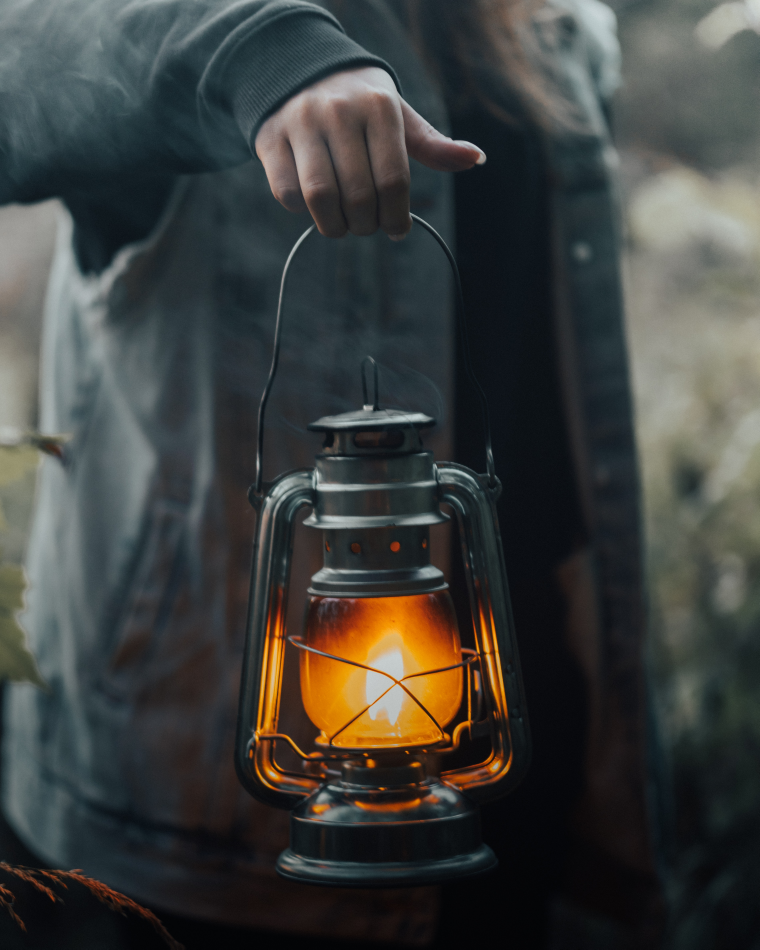
//> input picture OpenCV_Project/Images/img1.jpg, 3797 x 4746 px (shown at 1/5 size)
$ ./Chapter3   (built with g++ and OpenCV 4)
//> lines starting //> are read from the running program, lines starting //| are printed output that depends on the picture; after the words box and inside, x2 and y2 are one past the last pixel; in counts of white or black regions, pixels touching at a corner belong together
#include <iostream>
#include <opencv2/highgui.hpp>
#include <opencv2/imgcodecs.hpp>
#include <opencv2/imgproc.hpp>
#include <string>


using namespace std;
using namespace cv;

//Just trying what diff functions do
Mat blurEdgeHighlight(Mat img, int Strength) {
	Mat final_img;
	Mat kernel = getStructuringElement(MORPH_RECT, Size(7, 7));
	GaussianBlur(img, final_img, Size(1, 1), 3, 0);
	dilate(final_img, final_img, kernel);
	return final_img;
}


int main() {
	string path = "Images//img1.jpg";
	Mat img, img_resized, img_blur, img_canny, img_dilated, kernel, img_crop;
	img = imread(path);
//> img is the input picture: 4746 rows x 3797 cols, CV_8UC3; mean B, G, R 61.6, 64.1, 62
	//Test basic functions
	resize(img, img_resized, Size(500, 500));
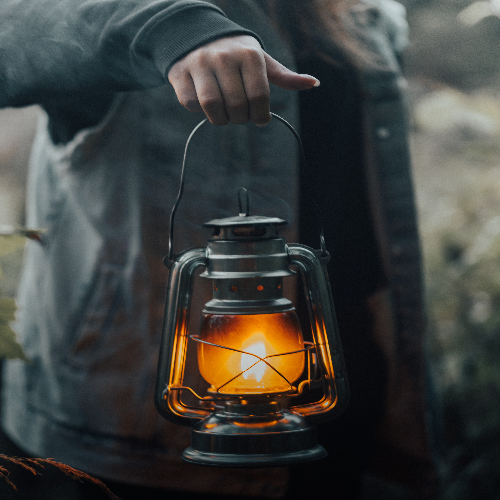
//> img_resized: 500 rows x 500 cols, CV_8UC3; mean B, G, R 61.4, 64, 61.9
	GaussianBlur(img_resized, img_blur, Size(7, 7), 5, 0);
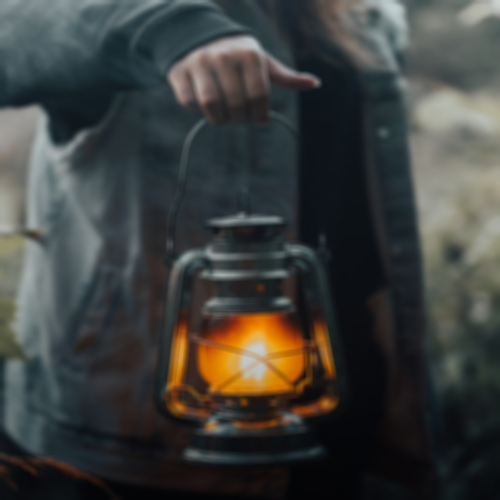
//> img_blur: 500 rows x 500 cols, CV_8UC3; mean B, G, R 61.4, 64, 61.9
	Canny(img_blur, img_canny, 25, 80);
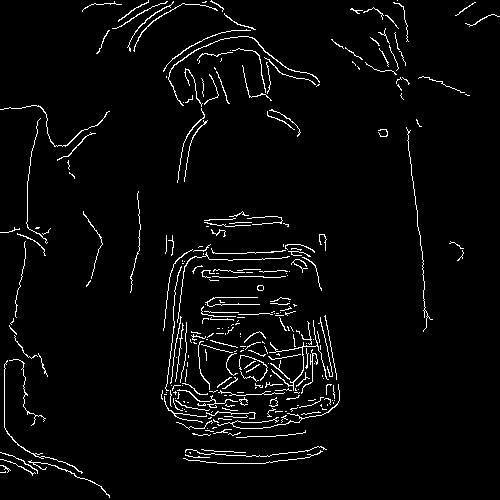
//> img_canny: 500 rows x 500 cols, CV_8UC1; 3.5% white in thin lines or dots
	dilate(img_canny, img_dilated, kernel);
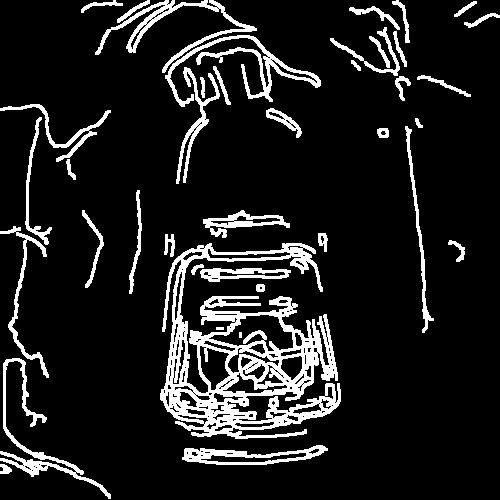
//> img_dilated: 500 rows x 500 cols, CV_8UC1; 11.8% white; 40 white regions (1 under 20 px), largest, box (x1, y1, x2, y2) and area: (160, 243, 341, 439) 13229, (165, 35, 321, 107) 1899, (0, 358, 111, 499) 1747
	//Test image crop functions
	Rect crop_dimension(200, 200, 300, 250);
	img_crop = img_resized(crop_dimension);
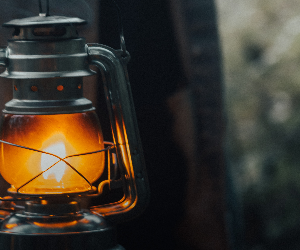
//> img_crop: 250 rows x 300 cols, CV_8UC3; mean B, G, R 44.2, 54.3, 60.8
	//Test blurEdge
	imshow("Image from function", blurEdgeHighlight(img_resized, 5));
//> in blurEdgeHighlight, `dilate(final_img, final_img, kernel);`:
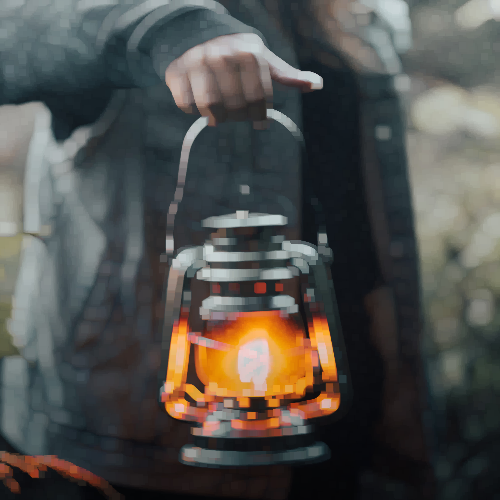
//> final_img: 500 rows x 500 cols, CV_8UC3; mean B, G, R 77.3, 80.9, 81.2
	//Test crop
	imshow("Cropped image", img_crop);
	//Test Canny
	imshow("Canny", img_canny);
	//Test dilation
	imshow("Dilated image", img_dilated);

	waitKey(0);
	return 0;
}

$ run again, with OpenCV_Project/Images/img2.jpg copied over OpenCV_Project/Images/img1.jpg
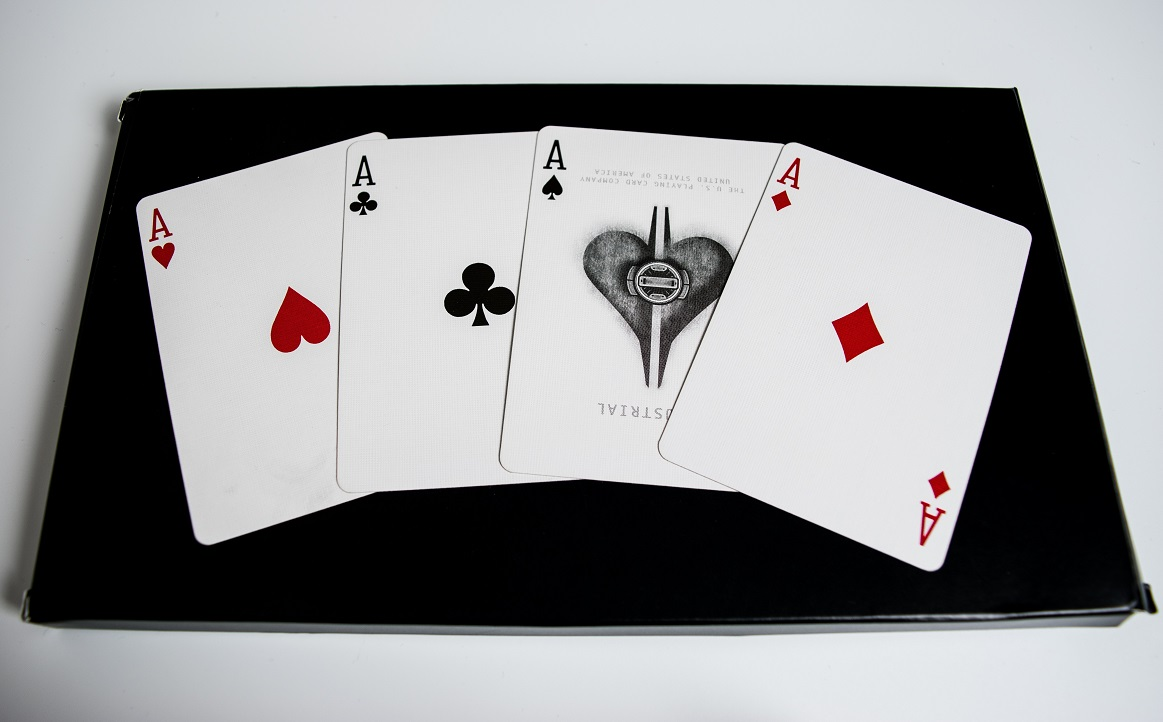
//> input picture OpenCV_Project/Images/img2.jpg, 1163 x 722 px
//> img is the input picture: 722 rows x 1163 cols, CV_8UC3; mean B, G, R 148.2, 146.8, 146.6
//> `Canny(img_blur, img_canny, 25, 80);`:
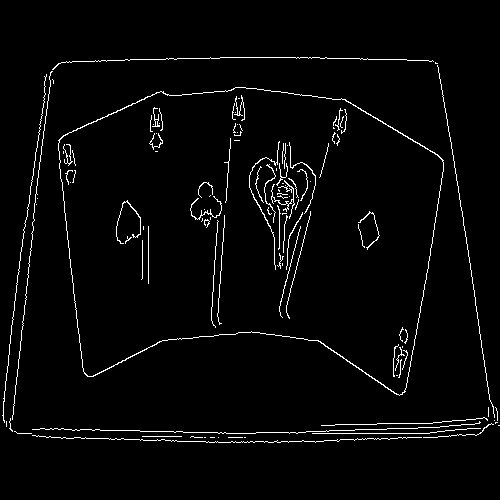
//> img_canny: 500 rows x 500 cols, CV_8UC1; 2.8% white in thin lines or dots, all inside (x1, y1, x2, y2) = (2, 57, 500, 443)
//> img_dilated: 500 rows x 500 cols, CV_8UC1; 9.1% white; 23 white regions (1 under 20 px), largest, box (x1, y1, x2, y2) and area: (1, 56, 500, 444) 9287, (57, 86, 445, 397) 4357, (248, 140, 317, 320) 3907
//> in blurEdgeHighlight, `dilate(final_img, final_img, kernel);`:
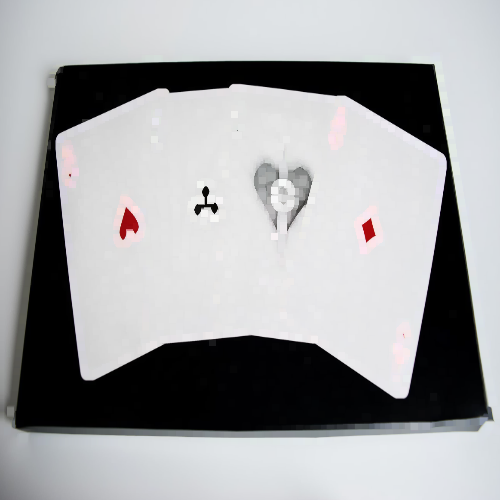
//> final_img: 500 rows x 500 cols, CV_8UC3; mean B, G, R 162.6, 160.9, 160.2

$ run again, with OpenCV_Project/Images/img4.jpg copied over OpenCV_Project/Images/img1.jpg
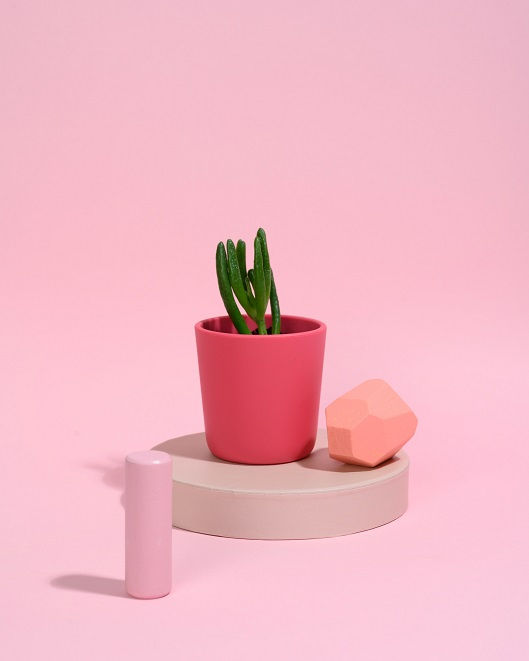
//> input picture OpenCV_Project/Images/img4.jpg, 529 x 661 px
//> img is the input picture: 661 rows x 529 cols, CV_8UC3; mean B, G, R 195.5, 182.3, 241.5
//> `Canny(img_blur, img_canny, 25, 80);`:
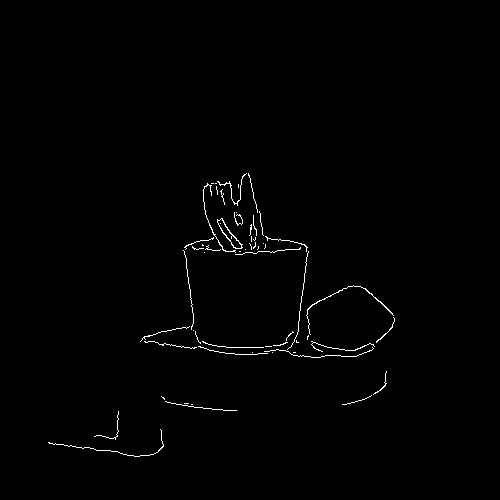
//> img_canny: 500 rows x 500 cols, CV_8UC1; 0.78% white in thin lines or dots, all inside (x1, y1, x2, y2) = (48, 173, 395, 457)
//> img_dilated: 500 rows x 500 cols, CV_8UC1; 2.7% white; 6 white regions, box (x1, y1, x2, y2) and area: (139, 172, 396, 359) 5332, (47, 428, 165, 458) 476, (160, 395, 238, 412) 287, (341, 370, 388, 406) 232, (93, 410, 120, 441) 182, (233, 211, 244, 227) 121
//> in blurEdgeHighlight, `dilate(final_img, final_img, kernel);`:
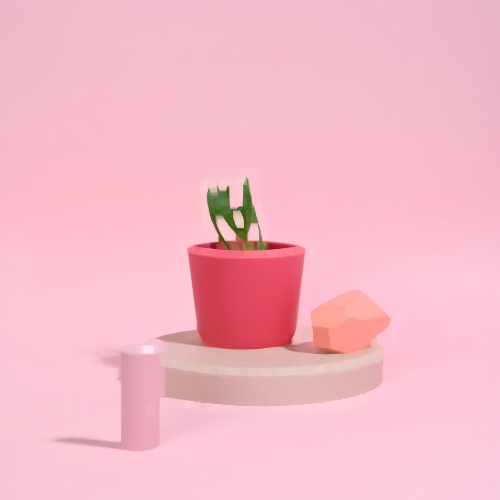
//> final_img: 500 rows x 500 cols, CV_8UC3; mean B, G, R 199.5, 185.8, 245.1
